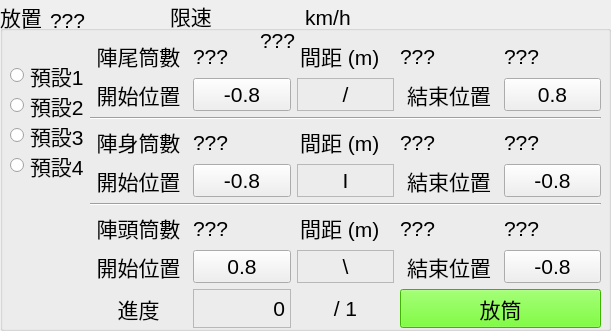
       <widget class="QGroupBox" name="conePlaceGroupBox">
        <property name="geometry">
         <rect>
          <x>1210</x>
          <y>0</y>
          <width>611</width>
          <height>331</height>
         </rect>
        </property>
        <property name="font">
         <font>
          <pointsize>16</pointsize>
         </font>
        </property>
        <property name="title">
         <string>放置</string>
        </property>
        <widget class="QLabel" name="label_98">
         <property name="geometry">
          <rect>
           <x>170</x>
           <y>-10</y>
           <width>201</width>
           <height>51</height>
          </rect>
         </property>
         <property name="font">
          <font>
           <pointsize>16</pointsize>
          </font>
         </property>
         <property name="toolTip">
          <string/>
         </property>
         <property name="frameShadow">
          <enum>QFrame::Plain</enum>
         </property>
         <property name="lineWidth">
          <number>1</number>
         </property>
         <property name="text">
          <string>限速                km/h</string>
         </property>
         <property name="margin">
          <number>10</number>
         </property>
        </widget>
        <widget class="QLabel" name="label_113">
         <property name="geometry">
          <rect>
           <x>260</x>
           <y>20</y>
           <width>51</width>
           <height>41</height>
          </rect>
         </property>
         <property name="font">
          <font>
           <pointsize>16</pointsize>
          </font>
         </property>
         <property name="text">
          <string>???</string>
         </property>
        </widget>
        <widget class="QLabel" name="label_114">
         <property name="geometry">
          <rect>
           <x>50</x>
           <y>10</y>
           <width>51</width>
           <height>21</height>
          </rect>
         </property>
         <property name="font">
          <font>
           <pointsize>16</pointsize>
          </font>
         </property>
         <property name="text">
          <string>???</string>
         </property>
        </widget>
        <widget class="QWidget" name="gridLayoutWidget_26">
         <property name="geometry">
          <rect>
           <x>90</x>
           <y>40</y>
           <width>511</width>
           <height>297</height>
          </rect>
         </property>
         <property name="font">
          <font>
           <pointsize>16</pointsize>
          </font>
         </property>
         <layout class="QGridLayout" name="gridLayout_19">
          <item row="2" column="0" colspan="5">
           <widget class="Line" name="line_9">
            <property name="font">
             <font>
              <pointsize>16</pointsize>
             </font>
            </property>
            <property name="orientation">
             <enum>Qt::Horizontal</enum>
            </property>
           </widget>
          </item>
          <item row="6" column="2">
           <widget class="QLabel" name="label_106">
            <property name="font">
             <font>
              <pointsize>16</pointsize>
             </font>
            </property>
            <property name="text">
             <string>間距 (m)  </string>
            </property>
            <property name="alignment">
             <set>Qt::AlignCenter</set>
            </property>
           </widget>
          </item>
          <item row="5" column="0" colspan="5">
           <widget class="Line" name="line_8">
            <property name="font">
             <font>
              <pointsize>16</pointsize>
             </font>
            </property>
            <property name="orientation">
             <enum>Qt::Horizontal</enum>
            </property>
           </widget>
          </item>
          <item row="3" column="2">
           <widget class="QLabel" name="label_109">
            <property name="font">
             <font>
              <pointsize>16</pointsize>
             </font>
            </property>
            <property name="text">
             <string>間距 (m)  </string>
            </property>
            <property name="alignment">
             <set>Qt::AlignCenter</set>
            </property>
           </widget>
          </item>
          <item row="3" column="0">
           <widget class="QLabel" name="label_105">
            <property name="font">
             <font>
              <pointsize>16</pointsize>
             </font>
            </property>
            <property name="text">
             <string>陣身筒數</string>
            </property>
            <property name="alignment">
             <set>Qt::AlignCenter</set>
            </property>
           </widget>
          </item>
          <item row="6" column="0">
           <widget class="QLabel" name="label_107">
            <property name="font">
             <font>
              <pointsize>16</pointsize>
             </font>
            </property>
            <property name="text">
             <string>陣頭筒數</string>
            </property>
            <property name="alignment">
             <set>Qt::AlignCenter</set>
            </property>
           </widget>
          </item>
          <item row="6" column="3">
           <widget class="QLabel" name="label_120">
            <property name="font">
             <font>
              <pointsize>16</pointsize>
             </font>
            </property>
            <property name="text">
             <string>???</string>
            </property>
           </widget>
          </item>
          <item row="3" column="3">
           <widget class="QLabel" name="label_118">
            <property name="font">
             <font>
              <pointsize>16</pointsize>
             </font>
            </property>
            <property name="text">
             <string>???</string>
            </property>
           </widget>
          </item>
          <item row="6" column="4">
           <widget class="QLabel" name="label_123">
            <property name="font">
             <font>
              <pointsize>16</pointsize>
             </font>
            </property>
            <property name="text">
             <string>???</string>
            </property>
           </widget>
          </item>
          <item row="6" column="1">
           <widget class="QLabel" name="label_119">
            <property name="font">
             <font>
              <pointsize>16</pointsize>
             </font>
            </property>
            <property name="text">
             <string>???</string>
            </property>
           </widget>
          </item>
          <item row="3" column="4">
           <widget class="QLabel" name="label_122">
            <property name="font">
             <font>
              <pointsize>16</pointsize>
             </font>
            </property>
            <property name="text">
             <string>???</string>
            </property>
           </widget>
          </item>
          <item row="3" column="1">
           <widget class="QLabel" name="label_117">
            <property name="font">
             <font>
              <pointsize>16</pointsize>
             </font>
            </property>
            <property name="text">
             <string>???</string>
            </property>
           </widget>
          </item>
          <item row="0" column="4">
           <widget class="QLabel" name="label_121">
            <property name="font">
             <font>
              <pointsize>16</pointsize>
             </font>
            </property>
            <property name="text">
             <string>???</string>
            </property>
           </widget>
          </item>
          <item row="0" column="3">
           <widget class="QLabel" name="label_116">
            <property name="font">
             <font>
              <pointsize>16</pointsize>
             </font>
            </property>
            <property name="text">
             <string>???</string>
            </property>
           </widget>
          </item>
          <item row="0" column="2">
           <widget class="QLabel" name="label_95">
            <property name="font">
             <font>
              <pointsize>16</pointsize>
             </font>
            </property>
            <property name="text">
             <string>間距 (m)  </string>
            </property>
            <property name="alignment">
             <set>Qt::AlignCenter</set>
            </property>
           </widget>
          </item>
          <item row="0" column="1">
           <widget class="QLabel" name="label_115">
            <property name="font">
             <font>
              <pointsize>16</pointsize>
             </font>
            </property>
            <property name="text">
             <string>???</string>
            </property>
           </widget>
          </item>
          <item row="0" column="0">
           <widget class="QLabel" name="label_94">
            <property name="font">
             <font>
              <pointsize>16</pointsize>
             </font>
            </property>
            <property name="text">
             <string>陣尾筒數</string>
            </property>
            <property name="alignment">
             <set>Qt::AlignCenter</set>
            </property>
           </widget>
          </item>
          <item row="1" column="0">
           <widget class="QLabel" name="label_47">
            <property name="font">
             <font>
              <pointsize>16</pointsize>
             </font>
            </property>
            <property name="text">
             <string>開始位置</string>
            </property>
            <property name="alignment">
             <set>Qt::AlignCenter</set>
            </property>
           </widget>
          </item>
          <item row="4" column="0">
           <widget class="QLabel" name="label_63">
            <property name="font">
             <font>
              <pointsize>16</pointsize>
             </font>
            </property>
            <property name="text">
             <string>開始位置</string>
            </property>
            <property name="alignment">
             <set>Qt::AlignCenter</set>
            </property>
           </widget>
          </item>
          <item row="7" column="0">
           <widget class="QLabel" name="label_66">
            <property name="font">
             <font>
              <pointsize>16</pointsize>
             </font>
            </property>
            <property name="text">
             <string>開始位置</string>
            </property>
            <property name="alignment">
             <set>Qt::AlignCenter</set>
            </property>
           </widget>
          </item>
          <item row="8" column="0">
           <widget class="QLabel" name="label_15">
            <property name="sizePolicy">
             <sizepolicy hsizetype="Preferred" vsizetype="Expanding">
              <horstretch>0</horstretch>
              <verstretch>0</verstretch>
             </sizepolicy>
            </property>
            <property name="font">
             <font>
              <pointsize>16</pointsize>
             </font>
            </property>
            <property name="frameShape">
             <enum>QFrame::NoFrame</enum>
            </property>
            <property name="lineWidth">
             <number>5</number>
            </property>
            <property name="text">
             <string>進度</string>
            </property>
            <property name="alignment">
             <set>Qt::AlignCenter</set>
            </property>
           </widget>
          </item>
          <item row="8" column="1">
           <widget class="QLabel" name="numOfConePlaceProcessLabel_0">
            <property name="sizePolicy">
             <sizepolicy hsizetype="Preferred" vsizetype="Expanding">
              <horstretch>0</horstretch>
              <verstretch>0</verstretch>
             </sizepolicy>
            </property>
            <property name="font">
             <font>
              <pointsize>16</pointsize>
             </font>
            </property>
            <property name="frameShape">
             <enum>QFrame::StyledPanel</enum>
            </property>
            <property name="frameShadow">
             <enum>QFrame::Plain</enum>
            </property>
            <property name="lineWidth">
             <number>5</number>
            </property>
            <property name="text">
             <string>0</string>
            </property>
            <property name="alignment">
             <set>Qt::AlignRight|Qt::AlignTrailing|Qt::AlignVCenter</set>
            </property>
           </widget>
          </item>
          <item row="8" column="2">
           <widget class="QLabel" name="numOfConePlaceProcessLabel_1">
            <property name="sizePolicy">
             <sizepolicy hsizetype="Preferred" vsizetype="Expanding">
              <horstretch>0</horstretch>
              <verstretch>0</verstretch>
             </sizepolicy>
            </property>
            <property name="font">
             <font>
              <pointsize>16</pointsize>
             </font>
            </property>
            <property name="text">
             <string>/ 1</string>
            </property>
            <property name="alignment">
             <set>Qt::AlignCenter</set>
            </property>
           </widget>
          </item>
          <item row="1" column="1">
           <widget class="QPushButton" name="ConePlaceStartYPosPushButton_2">
            <property name="font">
             <font>
              <pointsize>16</pointsize>
             </font>
            </property>
            <property name="text">
             <string>-0.8</string>
            </property>
           </widget>
          </item>
          <item row="4" column="1">
           <widget class="QPushButton" name="ConePlaceStartYPosPushButton_1">
            <property name="font">
             <font>
              <pointsize>16</pointsize>
             </font>
            </property>
            <property name="text">
             <string>-0.8</string>
            </property>
           </widget>
          </item>
          <item row="7" column="1">
           <widget class="QPushButton" name="ConePlaceStartYPosPushButton_0">
            <property name="font">
             <font>
              <pointsize>16</pointsize>
             </font>
            </property>
            <property name="text">
             <string>0.8</string>
            </property>
           </widget>
          </item>
          <item row="7" column="4">
           <widget class="QPushButton" name="ConePlaceEndYPosPushButton_0">
            <property name="font">
             <font>
              <pointsize>16</pointsize>
             </font>
            </property>
            <property name="text">
             <string>-0.8</string>
            </property>
           </widget>
          </item>
          <item row="7" column="3">
           <widget class="QLabel" name="label_126">
            <property name="font">
             <font>
              <pointsize>16</pointsize>
             </font>
            </property>
            <property name="text">
             <string>結束位置</string>
            </property>
            <property name="alignment">
             <set>Qt::AlignCenter</set>
            </property>
           </widget>
          </item>
          <item row="4" column="4">
           <widget class="QPushButton" name="ConePlaceEndYPosPushButton_1">
            <property name="font">
             <font>
              <pointsize>16</pointsize>
             </font>
            </property>
            <property name="text">
             <string>-0.8</string>
            </property>
           </widget>
          </item>
          <item row="4" column="3">
           <widget class="QLabel" name="label_124">
            <property name="font">
             <font>
              <pointsize>16</pointsize>
             </font>
            </property>
            <property name="text">
             <string>結束位置</string>
            </property>
            <property name="alignment">
             <set>Qt::AlignCenter</set>
            </property>
           </widget>
          </item>
          <item row="1" column="4">
           <widget class="QPushButton" name="ConePlaceEndYPosPushButton_2">
            <property name="font">
             <font>
              <pointsize>16</pointsize>
             </font>
            </property>
            <property name="text">
             <string>0.8</string>
            </property>
           </widget>
          </item>
          <item row="1" column="3">
           <widget class="QLabel" name="label_111">
            <property name="font">
             <font>
              <pointsize>16</pointsize>
             </font>
            </property>
            <property name="text">
             <string>結束位置</string>
            </property>
            <property name="alignment">
             <set>Qt::AlignCenter</set>
            </property>
           </widget>
          </item>
          <item row="1" column="2">
           <widget class="QLabel" name="conePlaceOriLabel_2">
            <property name="font">
             <font>
              <pointsize>16</pointsize>
             </font>
            </property>
            <property name="frameShape">
             <enum>QFrame::StyledPanel</enum>
            </property>
            <property name="text">
             <string>/</string>
            </property>
            <property name="alignment">
             <set>Qt::AlignCenter</set>
            </property>
           </widget>
          </item>
          <item row="4" column="2">
           <widget class="QLabel" name="conePlaceOriLabel_1">
            <property name="font">
             <font>
              <pointsize>16</pointsize>
             </font>
            </property>
            <property name="frameShape">
             <enum>QFrame::StyledPanel</enum>
            </property>
            <property name="text">
             <string>I</string>
            </property>
            <property name="alignment">
             <set>Qt::AlignCenter</set>
            </property>
           </widget>
          </item>
          <item row="7" column="2">
           <widget class="QLabel" name="conePlaceOriLabel_0">
            <property name="font">
             <font>
              <pointsize>16</pointsize>
             </font>
            </property>
            <property name="frameShape">
             <enum>QFrame::StyledPanel</enum>
            </property>
            <property name="text">
             <string>\</string>
            </property>
            <property name="alignment">
             <set>Qt::AlignCenter</set>
            </property>
           </widget>
          </item>
          <item row="8" column="3" colspan="2">
           <widget class="QPushButton" name="ConePlaceButton">
            <property name="sizePolicy">
             <sizepolicy hsizetype="Minimum" vsizetype="Expanding">
              <horstretch>0</horstretch>
              <verstretch>0</verstretch>
             </sizepolicy>
            </property>
            <property name="font">
             <font>
              <pointsize>16</pointsize>
             </font>
            </property>
            <property name="styleSheet">
             <string notr="true">background-color: rgb(85, 255, 0);</string>
            </property>
            <property name="text">
             <string>放筒</string>
            </property>
           </widget>
          </item>
          <item row="9" column="0" colspan="5">
           <widget class="Line" name="line_4">
            <property name="font">
             <font>
              <pointsize>16</pointsize>
             </font>
            </property>
            <property name="orientation">
             <enum>Qt::Horizontal</enum>
            </property>
           </widget>
          </item>
         </layout>
        </widget>
        <widget class="QRadioButton" name="radioButton_12">
         <property name="geometry">
          <rect>
           <x>10</x>
           <y>150</y>
           <width>81</width>
           <height>31</height>
          </rect>
         </property>
         <property name="font">
          <font>
           <pointsize>16</pointsize>
          </font>
         </property>
         <property name="text">
          <string>預設4</string>
         </property>
        </widget>
        <widget class="QRadioButton" name="radioButton_9">
         <property name="geometry">
          <rect>
           <x>10</x>
           <y>120</y>
           <width>81</width>
           <height>31</height>
          </rect>
         </property>
         <property name="font">
          <font>
           <pointsize>16</pointsize>
          </font>
         </property>
         <property name="text">
          <string>預設3</string>
         </property>
        </widget>
        <widget class="QRadioButton" name="radioButton_11">
         <property name="geometry">
          <rect>
           <x>10</x>
           <y>60</y>
           <width>81</width>
           <height>31</height>
          </rect>
         </property>
         <property name="font">
          <font>
           <pointsize>16</pointsize>
          </font>
         </property>
         <property name="text">
          <string>預設1</string>
         </property>
        </widget>
        <widget class="QRadioButton" name="radioButton_10">
         <property name="geometry">
          <rect>
           <x>10</x>
           <y>90</y>
           <width>81</width>
           <height>31</height>
          </rect>
         </property>
         <property name="font">
          <font>
           <pointsize>16</pointsize>
          </font>
         </property>
         <property name="text">
          <string>預設2</string>
         </property>
        </widget>
       </widget>
